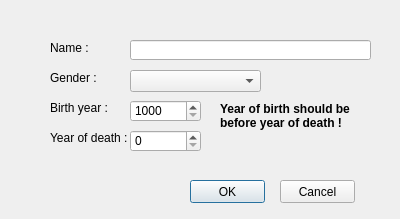
<?xml version="1.0" encoding="UTF-8"?>
<ui version="4.0">
 <class>programmerForm</class>
 <widget class="QDialog" name="programmerForm">
  <property name="windowModality">
   <enum>Qt::ApplicationModal</enum>
  </property>
  <property name="geometry">
   <rect>
    <x>0</x>
    <y>0</y>
    <width>400</width>
    <height>219</height>
   </rect>
  </property>
  <property name="windowTitle">
   <string>Programmer</string>
  </property>
  <property name="modal">
   <bool>true</bool>
  </property>
  <widget class="QLabel" name="label">
   <property name="geometry">
    <rect>
     <x>50</x>
     <y>40</y>
     <width>81</width>
     <height>16</height>
    </rect>
   </property>
   <property name="text">
    <string>Name : </string>
   </property>
  </widget>
  <widget class="QLabel" name="label_2">
   <property name="geometry">
    <rect>
     <x>50</x>
     <y>70</y>
     <width>81</width>
     <height>16</height>
    </rect>
   </property>
   <property name="text">
    <string>Gender :</string>
   </property>
  </widget>
  <widget class="QLabel" name="label_3">
   <property name="geometry">
    <rect>
     <x>50</x>
     <y>100</y>
     <width>81</width>
     <height>16</height>
    </rect>
   </property>
   <property name="text">
    <string>Birth year :</string>
   </property>
  </widget>
  <widget class="QLabel" name="label_4">
   <property name="geometry">
    <rect>
     <x>50</x>
     <y>130</y>
     <width>81</width>
     <height>16</height>
    </rect>
   </property>
   <property name="text">
    <string>Year of death :</string>
   </property>
  </widget>
  <widget class="QLineEdit" name="pName">
   <property name="geometry">
    <rect>
     <x>130</x>
     <y>40</y>
     <width>241</width>
     <height>20</height>
    </rect>
   </property>
  </widget>
  <widget class="QComboBox" name="pGender">
   <property name="geometry">
    <rect>
     <x>130</x>
     <y>70</y>
     <width>131</width>
     <height>22</height>
    </rect>
   </property>
  </widget>
  <widget class="QSpinBox" name="pBirthYear">
   <property name="geometry">
    <rect>
     <x>130</x>
     <y>100</y>
     <width>71</width>
     <height>22</height>
    </rect>
   </property>
   <property name="minimum">
    <number>1000</number>
   </property>
   <property name="maximum">
    <number>2100</number>
   </property>
   <property name="value">
    <number>1000</number>
   </property>
  </widget>
  <widget class="QSpinBox" name="pDeadYear">
   <property name="geometry">
    <rect>
     <x>130</x>
     <y>130</y>
     <width>71</width>
     <height>22</height>
    </rect>
   </property>
   <property name="minimum">
    <number>0</number>
   </property>
   <property name="maximum">
    <number>2100</number>
   </property>
   <property name="value">
    <number>0</number>
   </property>
  </widget>
  <widget class="QPushButton" name="buttonOK">
   <property name="geometry">
    <rect>
     <x>190</x>
     <y>180</y>
     <width>75</width>
     <height>23</height>
    </rect>
   </property>
   <property name="text">
    <string>OK</string>
   </property>
  </widget>
  <widget class="QPushButton" name="buttonCancel">
   <property name="geometry">
    <rect>
     <x>280</x>
     <y>180</y>
     <width>75</width>
     <height>23</height>
    </rect>
   </property>
   <property name="text">
    <string>Cancel</string>
   </property>
  </widget>
  <widget class="QLabel" name="errorLabel">
   <property name="geometry">
    <rect>
     <x>220</x>
     <y>100</y>
     <width>131</width>
     <height>31</height>
    </rect>
   </property>
   <property name="font">
    <font>
     <weight>75</weight>
     <bold>true</bold>
    </font>
   </property>
   <property name="text">
    <string>Year of birth should be before year of death !</string>
   </property>
   <property name="wordWrap">
    <bool>true</bool>
   </property>
  </widget>
 </widget>
 <resources/>
 <connections/>
</ui>
